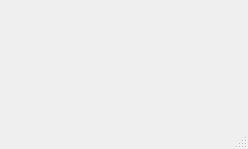
<?xml version="1.0" encoding="UTF-8"?>
<ui version="4.0">
 <class>MainWindow</class>
 <widget class="QMainWindow" name="MainWindow">
  <property name="geometry">
   <rect>
    <x>0</x>
    <y>0</y>
    <width>248</width>
    <height>149</height>
   </rect>
  </property>
  <property name="windowTitle">
   <string>MainWindow</string>
  </property>
  <widget class="QWidget" name="centralwidget"/>
  <widget class="QMenuBar" name="menubar">
   <property name="geometry">
    <rect>
     <x>0</x>
     <y>0</y>
     <width>248</width>
     <height>26</height>
    </rect>
   </property>
  </widget>
  <widget class="QStatusBar" name="statusbar"/>
 </widget>
 <resources/>
 <connections/>
</ui>
